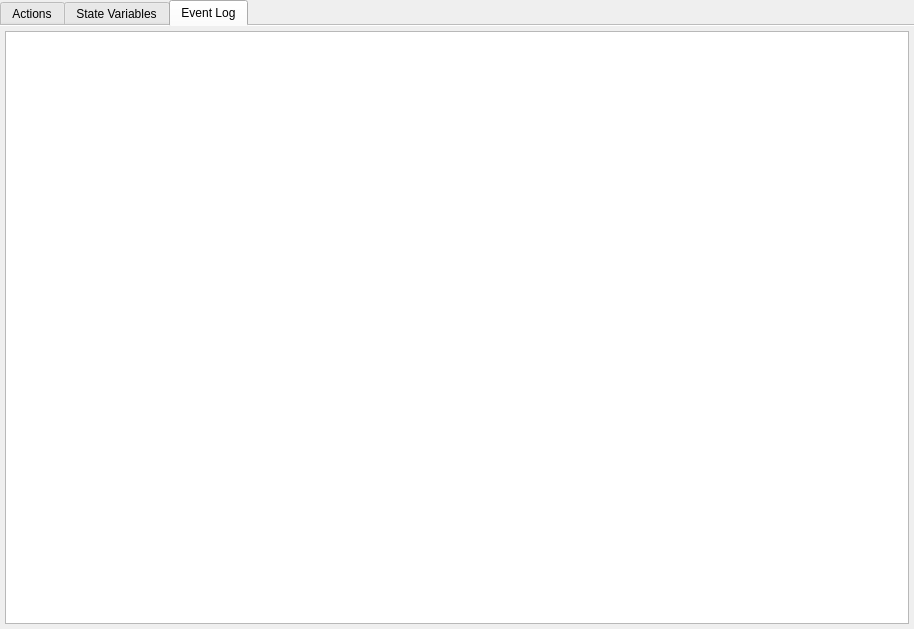
<?xml version="1.0" encoding="UTF-8"?>
<ui version="4.0">
 <class>F_CONTROLLER</class>
 <widget class="QWidget" name="F_CONTROLLER">
  <property name="geometry">
   <rect>
    <x>0</x>
    <y>0</y>
    <width>914</width>
    <height>629</height>
   </rect>
  </property>
  <property name="windowTitle">
   <string>Form</string>
  </property>
  <layout class="QVBoxLayout" name="verticalLayout_5">
   <property name="margin">
    <number>0</number>
   </property>
   <item>
    <widget class="QTabWidget" name="TW_CONTROLLER">
     <property name="currentIndex">
      <number>2</number>
     </property>
     <property name="usesScrollButtons">
      <bool>true</bool>
     </property>
     <property name="documentMode">
      <bool>true</bool>
     </property>
     <property name="movable">
      <bool>true</bool>
     </property>
     <widget class="QWidget" name="tab">
      <attribute name="title">
       <string notr="true">Actions</string>
      </attribute>
      <layout class="QVBoxLayout" name="verticalLayout">
       <property name="margin">
        <number>5</number>
       </property>
       <item>
        <widget class="QLabel" name="label_2">
         <property name="text">
          <string>Action Histroy:</string>
         </property>
        </widget>
       </item>
       <item>
        <widget class="QTableView" name="TV_ACTION_HISTORY">
         <property name="font">
          <font>
           <pointsize>10</pointsize>
          </font>
         </property>
         <property name="frameShape">
          <enum>QFrame::StyledPanel</enum>
         </property>
         <property name="editTriggers">
          <set>QAbstractItemView::NoEditTriggers</set>
         </property>
         <property name="showDropIndicator" stdset="0">
          <bool>false</bool>
         </property>
         <property name="alternatingRowColors">
          <bool>true</bool>
         </property>
         <property name="selectionMode">
          <enum>QAbstractItemView::NoSelection</enum>
         </property>
         <property name="showGrid">
          <bool>false</bool>
         </property>
         <property name="gridStyle">
          <enum>Qt::NoPen</enum>
         </property>
         <property name="wordWrap">
          <bool>false</bool>
         </property>
         <property name="cornerButtonEnabled">
          <bool>false</bool>
         </property>
         <attribute name="horizontalHeaderDefaultSectionSize">
          <number>2</number>
         </attribute>
         <attribute name="horizontalHeaderMinimumSectionSize">
          <number>2</number>
         </attribute>
         <attribute name="horizontalHeaderStretchLastSection">
          <bool>true</bool>
         </attribute>
         <attribute name="verticalHeaderVisible">
          <bool>false</bool>
         </attribute>
         <attribute name="verticalHeaderHighlightSections">
          <bool>false</bool>
         </attribute>
         <attribute name="verticalHeaderMinimumSectionSize">
          <number>12</number>
         </attribute>
         <attribute name="verticalHeaderVisible">
          <bool>false</bool>
         </attribute>
         <attribute name="horizontalHeaderMinimumSectionSize">
          <number>2</number>
         </attribute>
         <attribute name="verticalHeaderMinimumSectionSize">
          <number>12</number>
         </attribute>
         <attribute name="verticalHeaderHighlightSections">
          <bool>false</bool>
         </attribute>
         <attribute name="horizontalHeaderDefaultSectionSize">
          <number>2</number>
         </attribute>
        </widget>
       </item>
       <item>
        <widget class="QFrame" name="frame">
         <property name="frameShape">
          <enum>QFrame::NoFrame</enum>
         </property>
         <property name="frameShadow">
          <enum>QFrame::Raised</enum>
         </property>
         <layout class="QVBoxLayout" name="verticalLayout_3">
          <property name="spacing">
           <number>0</number>
          </property>
          <property name="margin">
           <number>2</number>
          </property>
          <item>
           <widget class="QLabel" name="label">
            <property name="text">
             <string>Run Action from command line:</string>
            </property>
           </widget>
          </item>
          <item>
           <widget class="QWidget" name="widget" native="true">
            <property name="layoutDirection">
             <enum>Qt::LeftToRight</enum>
            </property>
            <layout class="QHBoxLayout" name="horizontalLayout">
             <property name="spacing">
              <number>-1</number>
             </property>
             <property name="margin">
              <number>0</number>
             </property>
             <item>
              <widget class="QLineEdit" name="LE_EDIT_ACTION"/>
             </item>
             <item>
              <widget class="QPushButton" name="PB_RUN_ACTION">
               <property name="text">
                <string>Run Action</string>
               </property>
              </widget>
             </item>
            </layout>
           </widget>
          </item>
          <item>
           <widget class="QFrame" name="frame_2">
            <property name="frameShape">
             <enum>QFrame::StyledPanel</enum>
            </property>
            <layout class="QGridLayout" name="gridLayout">
             <property name="margin">
              <number>0</number>
             </property>
             <item row="0" column="0">
              <widget class="QLabel" name="label_3">
               <property name="sizePolicy">
                <sizepolicy hsizetype="Maximum" vsizetype="Preferred">
                 <horstretch>0</horstretch>
                 <verstretch>0</verstretch>
                </sizepolicy>
               </property>
               <property name="text">
                <string>Status:</string>
               </property>
              </widget>
             </item>
             <item row="0" column="1">
              <widget class="QLabel" name="L_ACTION_STATUS">
               <property name="text">
                <string>status</string>
               </property>
               <property name="alignment">
                <set>Qt::AlignLeading|Qt::AlignLeft|Qt::AlignTop</set>
               </property>
               <property name="wordWrap">
                <bool>true</bool>
               </property>
              </widget>
             </item>
             <item row="1" column="0">
              <widget class="QLabel" name="label_4">
               <property name="text">
                <string>Usage:</string>
               </property>
              </widget>
             </item>
             <item row="1" column="1">
              <widget class="QLabel" name="L_ACTION_USAGE">
               <property name="text">
                <string>usage</string>
               </property>
              </widget>
             </item>
            </layout>
           </widget>
          </item>
         </layout>
        </widget>
       </item>
      </layout>
     </widget>
     <widget class="QWidget" name="tab_3">
      <attribute name="title">
       <string>State Variables</string>
      </attribute>
      <layout class="QVBoxLayout" name="verticalLayout_4">
       <property name="margin">
        <number>5</number>
       </property>
       <item>
        <widget class="QLabel" name="label_5">
         <property name="text">
          <string>State Variables:</string>
         </property>
        </widget>
       </item>
       <item>
        <widget class="QColumnView" name="CV_STATE_VARIABLES"/>
       </item>
      </layout>
     </widget>
     <widget class="QWidget" name="tab_4">
      <attribute name="title">
       <string>Event Log</string>
      </attribute>
      <layout class="QVBoxLayout" name="verticalLayout_6">
       <property name="margin">
        <number>5</number>
       </property>
       <item>
        <widget class="QTableView" name="TV_LOG_HISTORY">
         <property name="font">
          <font>
           <pointsize>10</pointsize>
          </font>
         </property>
         <property name="editTriggers">
          <set>QAbstractItemView::NoEditTriggers</set>
         </property>
         <property name="alternatingRowColors">
          <bool>true</bool>
         </property>
         <property name="selectionMode">
          <enum>QAbstractItemView::NoSelection</enum>
         </property>
         <property name="showGrid">
          <bool>false</bool>
         </property>
         <property name="cornerButtonEnabled">
          <bool>false</bool>
         </property>
         <attribute name="verticalHeaderVisible">
          <bool>false</bool>
         </attribute>
         <attribute name="verticalHeaderHighlightSections">
          <bool>false</bool>
         </attribute>
         <attribute name="verticalHeaderVisible">
          <bool>false</bool>
         </attribute>
         <attribute name="verticalHeaderHighlightSections">
          <bool>false</bool>
         </attribute>
        </widget>
       </item>
      </layout>
     </widget>
    </widget>
   </item>
  </layout>
 </widget>
 <resources/>
 <connections/>
</ui>
